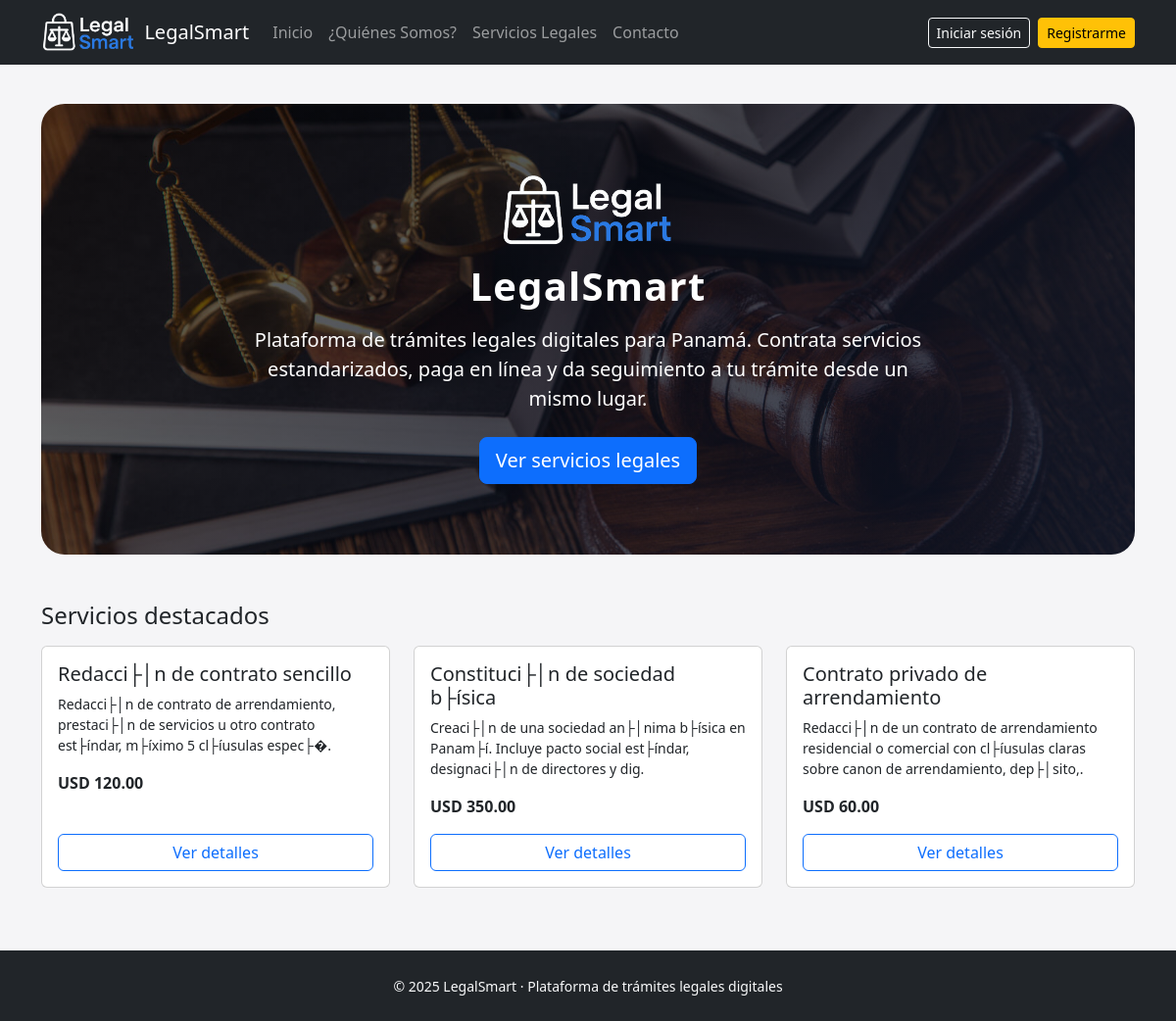
The page / on the database its author committed.
### tables this page shows
CREATE TABLE `servicios` (
  `id` int NOT NULL AUTO_INCREMENT,
  `nombre` varchar(150) NOT NULL,
  `descripcion` text NOT NULL,
  `precio` decimal(10,2) NOT NULL,
  `tiempo_estimado` varchar(100) DEFAULT NULL,
  `slug` varchar(160) DEFAULT NULL,
  `activo` tinyint(1) NOT NULL DEFAULT '1',
  `detalle` longtext,
  `documentos_json` longtext,
  PRIMARY KEY (`id`)
);

### index.php (the view, shortened to what this page needs)
<?php
require_once __DIR__ . '/config/db.php';
require_once __DIR__ . '/includes/header.php';
require_once __DIR__ . '/includes/navbar.php';
$stmt = $pdo->query("SELECT id, nombre, descripcion, precio FROM servicios WHERE activo = 1 LIMIT 3");
$servicios = $stmt->fetchAll(PDO::FETCH_ASSOC);
?>
<div class="container">
  <section class="hero-home text-center">
    <img
      src="/PROYECTO/legalsmart/assets/img/logo_legalsmart.png"
      alt="LegalSmart"
      class="hero-logo mb-3"
    >
    <h1 class="mb-3 hero-title">LegalSmart</h1>
    <p class="lead mb-4 hero-subtitle">
      Plataforma de trámites legales digitales para Panamá.
      Contrata servicios estandarizados, paga en línea y da seguimiento a tu trámite desde un mismo lugar.
    </p>
    <a href="catalogo.php" class="btn btn-primary btn-lg">Ver servicios legales</a>
  </section>
  <section class="mb-5">
    <h2 class="h4 mb-3">Servicios destacados</h2>
    <div class="row">
      <?php foreach ($servicios as $servicio): ?>
        <div class="col-md-4 mb-3">
          <div class="card h-100">
            <div class="card-body d-flex flex-column">
              <h5 class="card-title"><?= htmlspecialchars($servicio['nombre']); ?></h5>
              <p class="card-text small mb-3">
                <?= nl2br(htmlspecialchars(substr($servicio['descripcion'], 0, 140))); ?>.
              </p>
              <p class="fw-bold mb-3">
                USD <?= number_format($servicio['precio'], 2); ?>
              </p>
              <a href="servicio_detalle.php?id=<?= $servicio['id']; ?>" class="btn btn-outline-primary mt-auto">
                Ver detalles
              </a>
            </div>
          </div>
        </div>
      <?php endforeach; ?>
    </div>
  </section>
</div>
<?php require_once __DIR__ . '/includes/footer.php'; ?>

### includes/header.php (shortened to what this page needs)
<!doctype html>
<html lang="es">
<head>
  <link
    href="https://cdn.jsdelivr.net/npm/bootstrap@5.3.3/dist/css/bootstrap.min.css"
    rel="stylesheet"
  >
  <link rel="stylesheet" href="/PROYECTO/legalsmart/assets/css/style.css">
</head>
<body class="bg-light">

### includes/navbar.php (shortened to what this page needs)
<?php
$loggedIn = !empty($_SESSION['user_id']);
$currentPage = basename(parse_url($_SERVER['REQUEST_URI'], PHP_URL_PATH));
function navActive(string $file, string $currentPage): string {
  return ($currentPage === $file) ? 'active' : '';
}
?>
<nav class="navbar navbar-expand-lg navbar-dark bg-dark mb-4">
  <div class="container">
    <a class="navbar-brand d-flex align-items-center" href="/PROYECTO/legalsmart/index.php">
      <img
        src="/PROYECTO/legalsmart/assets/img/logo_legalsmart.png"
        alt="LegalSmart"
        class="logo-navbar me-2"
      >
      <span>LegalSmart</span>
    </a>
    <div class="collapse navbar-collapse" id="navbarLegalSmart">
      <ul class="navbar-nav me-auto mb-2 mb-lg-0">
        <?php if (!$loggedIn): ?>
          <li class="nav-item">
            <a class="nav-link <?= navActive('index.php', $currentPage); ?>" href="/PROYECTO/legalsmart/index.php">Inicio</a>
          </li>
          <li class="nav-item">
            <a class="nav-link <?= navActive('quienes_somos.php', $currentPage); ?>" href="/PROYECTO/legalsmart/quienes_somos.php">¿Quiénes Somos?</a>
          </li>
          <li class="nav-item">
            <a class="nav-link <?= navActive('catalogo.php', $currentPage); ?>" href="/PROYECTO/legalsmart/catalogo.php">Servicios Legales</a>
          </li>
          <li class="nav-item">
            <a class="nav-link <?= navActive('contacto.php', $currentPage); ?>" href="/PROYECTO/legalsmart/contacto.php">Contacto</a>
          </li>
        <?php endif; ?>
      </ul>
      <ul class="navbar-nav ms-auto">
        <?php if ($loggedIn): ?>
          <li class="nav-item">
            <span class="navbar-text me-3">
              Hola, <?= htmlspecialchars($_SESSION['user_nombre'] ?? 'Usuario'); ?>
            </span>
          </li>
          <li class="nav-item">
            <a class="btn btn-outline-light btn-sm" href="/PROYECTO/legalsmart/logout.php">Cerrar sesión</a>
          </li>
        <?php else: ?>
          <li class="nav-item me-2">
            <a class="btn btn-outline-light btn-sm" href="/PROYECTO/legalsmart/login.php">Iniciar sesión</a>
          </li>
          <li class="nav-item">
            <a class="btn btn-warning btn-sm" href="/PROYECTO/legalsmart/registro.php">Registrarme</a>
          </li>
        <?php endif; ?>
      </ul>
    </div>
  </div>
</nav>

### includes/footer.php (shortened to what this page needs)
<footer class="mt-5 py-4 bg-dark text-light">
  <div class="container text-center">
    <small>&copy; <?= date('Y'); ?> LegalSmart · Plataforma de trámites legales digitales</small>
  </div>
</footer>
</body>
</html>

### assets/css/style.css (style rules this page uses)
.logo-navbar, img.logo-navbar { height: 40px !important; width: auto !important; max-width: 200px !important; object-fit: contain; }
.navbar .nav-link { position: relative; }
.hero-home { margin-top: 2.5rem; margin-bottom: 3rem; padding: 3.5rem 1.5rem 4.5rem; border-radius: 1.5rem; position: relative; overflow: hidden; color: #fff; background-image: linear-gradient(120deg, rgba(0, 0, 0, 0.60), rgba(15, 23, 42, 0.85)), url("/PROYECTO/legalsmart/assets/img/bg_legalsmart.jpg"); background-size: cover; background-position: center; background-repeat: no-repeat; }
@media (min-width: 992px) { .hero-home { padding: 4.5rem 6rem; } }
.hero-logo, img.hero-logo { max-width: 180px !important; width: 100% !important; height: auto !important; object-fit: contain; }
.hero-title { font-weight: 700; letter-spacing: 0.03em; }
.hero-subtitle { max-width: 720px; margin-left: auto; margin-right: auto; }
body.bg-light { background-color: #f5f5f7 !important; }

### rows shown on the page
servicios: nombre "Redacci├│n de contrato sencillo", descripcion "Redacci├│n de contrato de arrendamiento, prestaci├│n de servicios u otro contrato est├índar, m├íximo 5 cl├íusulas espec├�", precio "120.00"
servicios: nombre "Constituci├│n de sociedad b├ísica", descripcion "Creaci├│n de una sociedad an├│nima b├ísica en Panam├í. Incluye pacto social est├índar, designaci├│n de directores y dig", precio "350.00"
servicios: nombre "Contrato privado de arrendamiento", descripcion "Redacci├│n de un contrato de arrendamiento residencial o comercial con cl├íusulas claras sobre canon de arrendamiento, dep├│sito,", precio "60.00"
